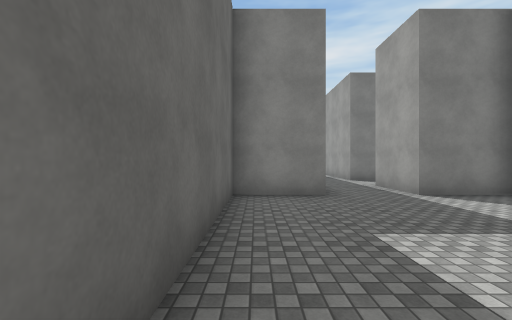
[1] (above)

24 first-person views from a walk through a Unity game level. The camera is 1.5 m above the floor, looks level and sees 90° across. The floor is counted in squares, 2 m on a side. Each view is taken from the middle of a square. On the plan, view 1 faces up. The plan holds only what a view shows up to about 9 squares ahead; the rest is blank. The place goes on beyond the plan. The player character is not drawn. Surface patterns are stand-ins for the level's own textures.

[2]
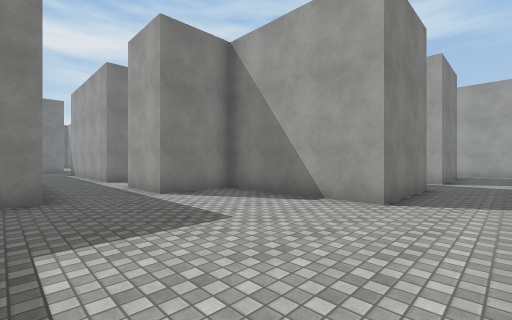

[3]
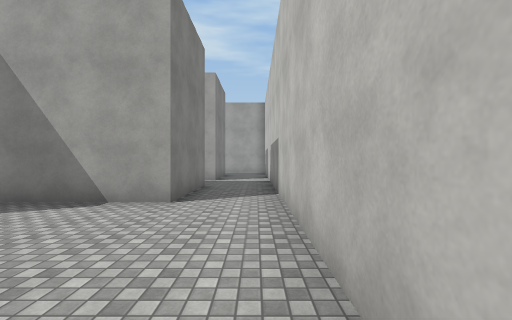

[4]
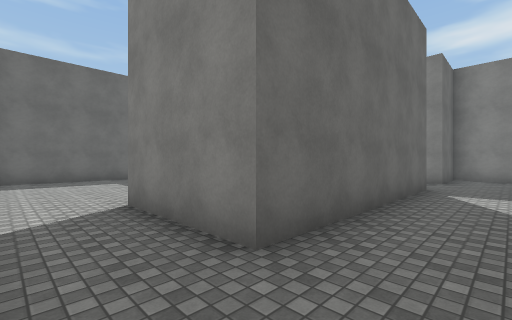

[5]
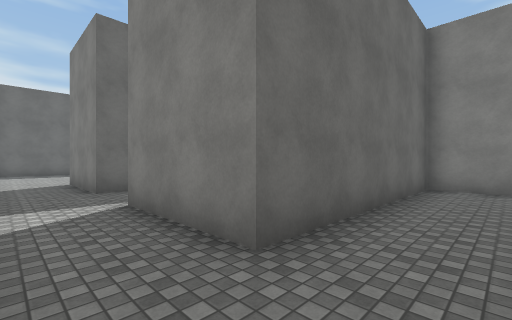

[6]
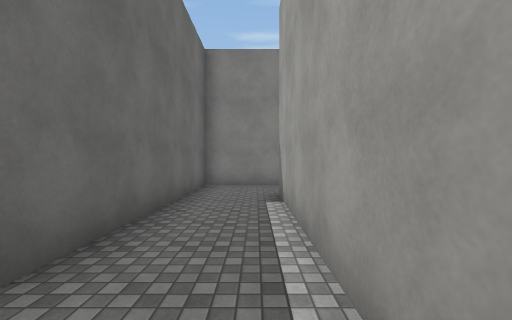

[7]
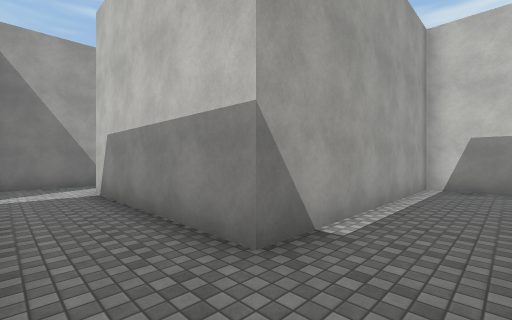

[8]
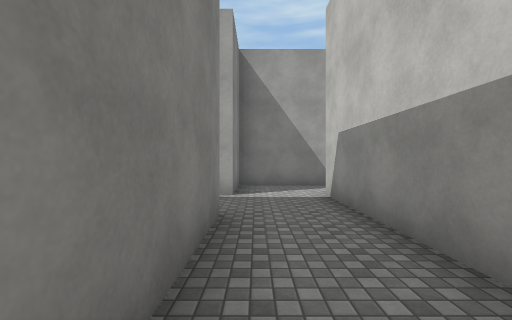

[9]
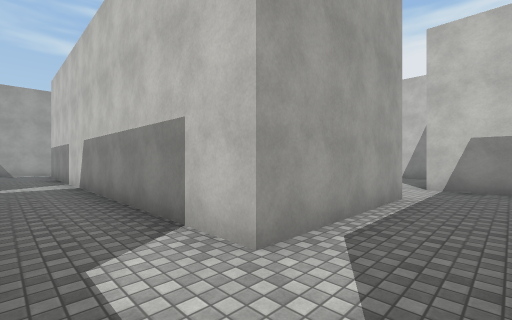

[10]
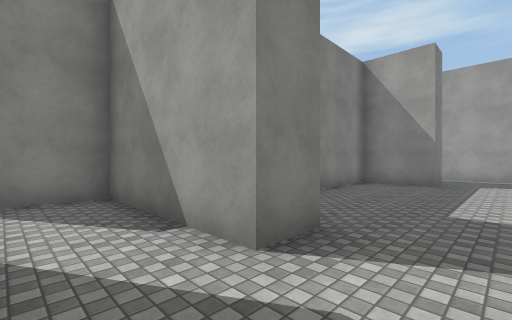

[11]
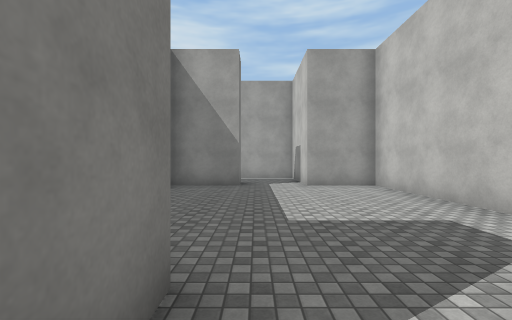

[12]
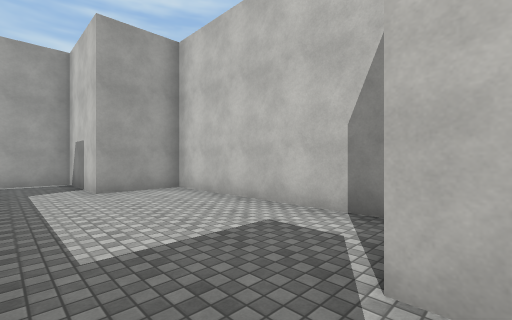

[13]
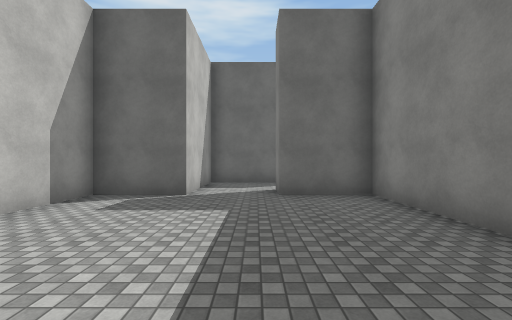

[14]
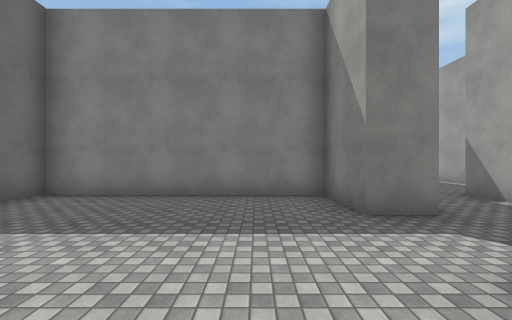

[15]
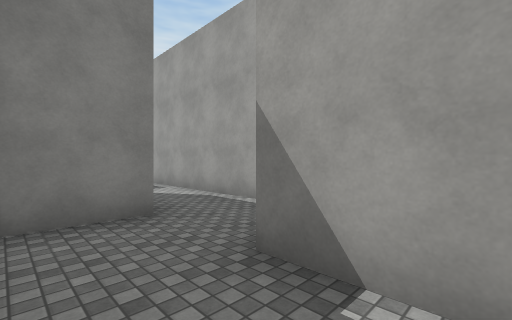

[16]
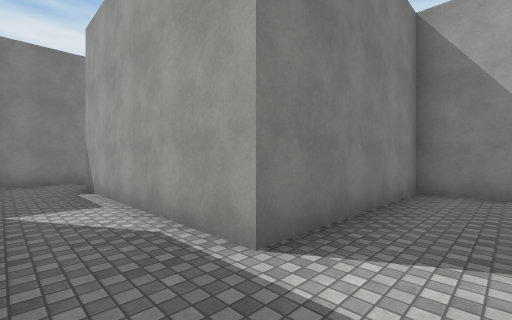

[17]
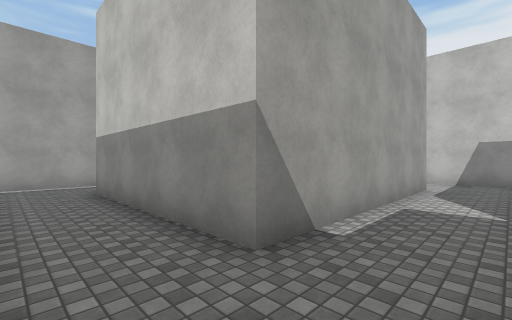

[18]
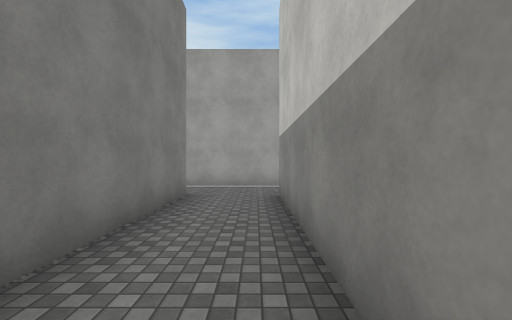

[19]
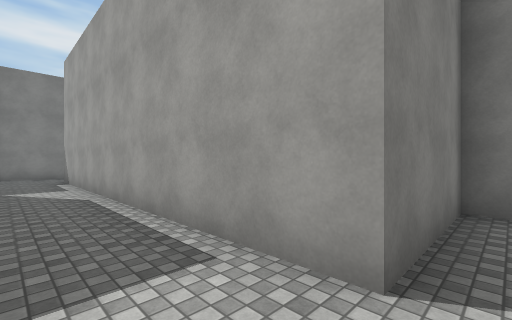

[20]
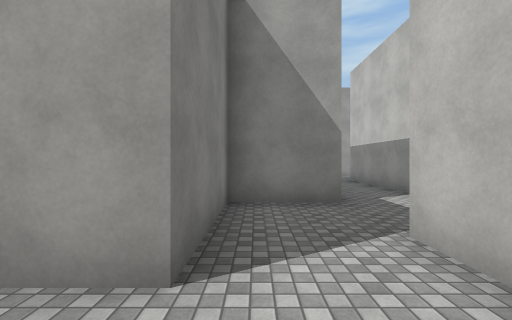

[21]
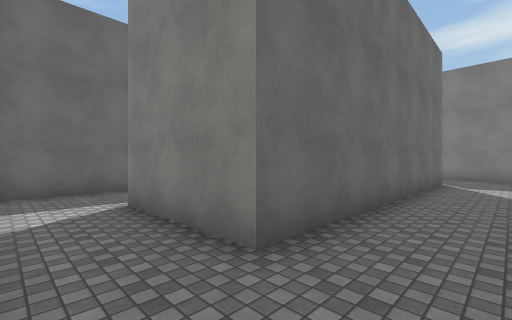

[22]
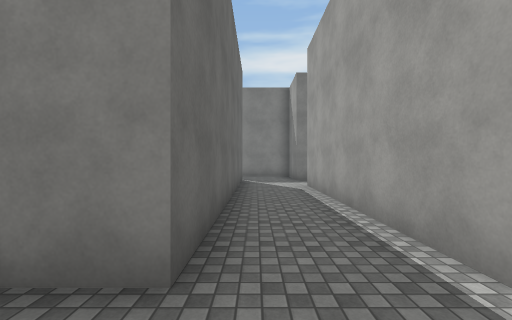

[23]
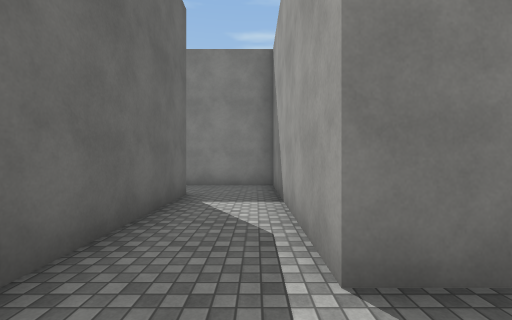

[24]
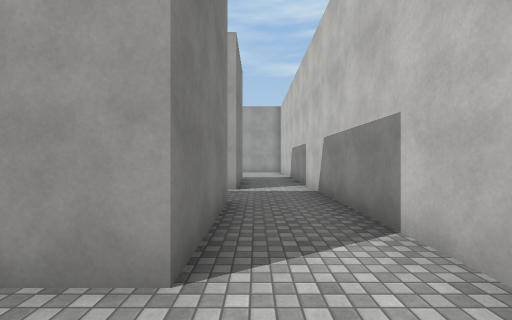

### Floor plan
Key: @ floor where view 1 was taken; # wall or solid block; . floor.
Columns run from 1 left of view 1 to 45 right of it. Each row starts with its distance up from view 1.
 24                                          #
 23                                          .
 22                                          ..
 21                                          ..#
 20                                          ..#
 19                                          ..#
 18                                          ..#
 17                                          ..#
 16                                   #######..#
 15                                   .........#
 14                                   .........#
 13                     ............  ..#####..#
 12          ###        ............  ..#    ..####
 11          #..        ..##########  ..#    .....#
 10    ..#   #..        ..#           ..#     ....#
  9    ...   ...        ..#           ..#      #...
  8    ...   ...  ######..###       ##..########...
  7    ..#   #..  #.........#       .........###..#
  6 ###..#####..  #.........########.........###..#
  5 #......###..  #..#####..#......#..#####..###..#
  4 #......###..  #..#   #..#......#..#   #..###..#
  3 #......###..  #..#   #............#   #..###..#
  2 #......###..###..#   #............#   #..###..#
  1 #................#   ####......####   #........
  0 #@...............#      #......#      #........
 -1    #########   ###      ########         ######

Positions as (right, up) in squares from view 1, and headings:
1: (0, 0), facing up
2: (1, 0), facing up-right
3: (1, 0), facing right
4: (10, 0), facing up-left
5: (15, 0), facing up-left
6: (15, 0), facing up
7: (14, 7), facing down-right
8: (15, 7), facing right
9: (19, 13), facing down-right
10: (21, 2), facing up-right
11: (22, 3), facing right
12: (23, 3), facing down-right
13: (29, 3), facing left
14: (28, 0), facing up
15: (31, 4), facing up-right
16: (33, 6), facing up-right
17: (33, 15), facing down-right
18: (34, 14), facing right
19: (40, 11), facing up-right
20: (40, 11), facing right
21: (44, 0), facing up-left
22: (43, 0), facing up
23: (39, 0), facing up
24: (38, 1), facing right
